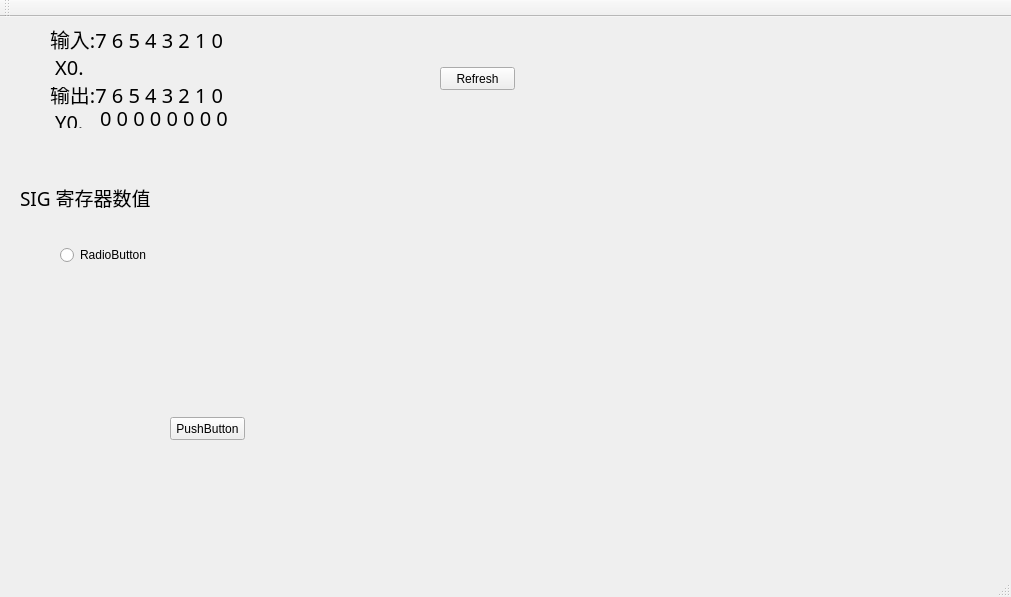
<?xml version="1.0" encoding="UTF-8"?>
<ui version="4.0">
 <class>MainWindow</class>
 <widget class="QMainWindow" name="MainWindow">
  <property name="geometry">
   <rect>
    <x>0</x>
    <y>0</y>
    <width>1011</width>
    <height>597</height>
   </rect>
  </property>
  <property name="windowTitle">
   <string>MainWindow</string>
  </property>
  <widget class="QWidget" name="centralWidget">
   <widget class="QLabel" name="label">
    <property name="geometry">
     <rect>
      <x>20</x>
      <y>170</y>
      <width>901</width>
      <height>21</height>
     </rect>
    </property>
    <property name="font">
     <font>
      <family>宋体</family>
      <pointsize>14</pointsize>
     </font>
    </property>
    <property name="text">
     <string>SIG 寄存器数值</string>
    </property>
   </widget>
   <widget class="QPushButton" name="pushButton">
    <property name="geometry">
     <rect>
      <x>170</x>
      <y>400</y>
      <width>75</width>
      <height>23</height>
     </rect>
    </property>
    <property name="text">
     <string>PushButton</string>
    </property>
   </widget>
   <widget class="QRadioButton" name="radioButton">
    <property name="geometry">
     <rect>
      <x>60</x>
      <y>230</y>
      <width>89</width>
      <height>16</height>
     </rect>
    </property>
    <property name="text">
     <string>RadioButton</string>
    </property>
   </widget>
   <widget class="QPushButton" name="pushButton_Refresh">
    <property name="geometry">
     <rect>
      <x>440</x>
      <y>50</y>
      <width>75</width>
      <height>23</height>
     </rect>
    </property>
    <property name="text">
     <string>Refresh</string>
    </property>
   </widget>
   <widget class="QLabel" name="label_Text">
    <property name="geometry">
     <rect>
      <x>50</x>
      <y>10</y>
      <width>211</width>
      <height>51</height>
     </rect>
    </property>
    <property name="font">
     <font>
      <family>宋体</family>
      <pointsize>15</pointsize>
     </font>
    </property>
    <property name="text">
     <string>输入:7 6 5 4 3 2 1 0
 X0.</string>
    </property>
   </widget>
   <widget class="QLabel" name="label_Text_2">
    <property name="geometry">
     <rect>
      <x>50</x>
      <y>70</y>
      <width>231</width>
      <height>41</height>
     </rect>
    </property>
    <property name="font">
     <font>
      <family>宋体</family>
      <pointsize>15</pointsize>
     </font>
    </property>
    <property name="text">
     <string>输出:7 6 5 4 3 2 1 0
 Y0.</string>
    </property>
   </widget>
   <widget class="QLabel" name="label_Y">
    <property name="geometry">
     <rect>
      <x>100</x>
      <y>91</y>
      <width>151</width>
      <height>20</height>
     </rect>
    </property>
    <property name="font">
     <font>
      <family>宋体</family>
      <pointsize>15</pointsize>
     </font>
    </property>
    <property name="text">
     <string>0 0 0 0 0 0 0 0</string>
    </property>
   </widget>
   <widget class="QWidget" name="">
    <property name="geometry">
     <rect>
      <x>160</x>
      <y>40</y>
      <width>153</width>
      <height>20</height>
     </rect>
    </property>
    <layout class="QHBoxLayout" name="horizontalLayout">
     <item>
      <widget class="QCheckBox" name="checkBox_X_7">
       <property name="font">
        <font>
         <family>宋体</family>
         <pointsize>12</pointsize>
        </font>
       </property>
       <property name="text">
        <string/>
       </property>
      </widget>
     </item>
     <item>
      <widget class="QCheckBox" name="checkBox_X_6">
       <property name="font">
        <font>
         <family>宋体</family>
         <pointsize>12</pointsize>
        </font>
       </property>
       <property name="text">
        <string/>
       </property>
      </widget>
     </item>
     <item>
      <widget class="QCheckBox" name="checkBox_X_5">
       <property name="font">
        <font>
         <family>宋体</family>
         <pointsize>12</pointsize>
        </font>
       </property>
       <property name="text">
        <string/>
       </property>
      </widget>
     </item>
     <item>
      <widget class="QCheckBox" name="checkBox_X_4">
       <property name="font">
        <font>
         <family>宋体</family>
         <pointsize>12</pointsize>
        </font>
       </property>
       <property name="text">
        <string/>
       </property>
      </widget>
     </item>
     <item>
      <widget class="QCheckBox" name="checkBox_X_3">
       <property name="font">
        <font>
         <family>宋体</family>
         <pointsize>12</pointsize>
        </font>
       </property>
       <property name="text">
        <string/>
       </property>
      </widget>
     </item>
     <item>
      <widget class="QCheckBox" name="checkBox_X_2">
       <property name="font">
        <font>
         <family>宋体</family>
         <pointsize>12</pointsize>
        </font>
       </property>
       <property name="text">
        <string/>
       </property>
      </widget>
     </item>
     <item>
      <widget class="QCheckBox" name="checkBox_X_1">
       <property name="font">
        <font>
         <family>宋体</family>
         <pointsize>12</pointsize>
        </font>
       </property>
       <property name="text">
        <string/>
       </property>
      </widget>
     </item>
     <item>
      <widget class="QCheckBox" name="checkBox_X_0">
       <property name="font">
        <font>
         <family>宋体</family>
         <pointsize>12</pointsize>
        </font>
       </property>
       <property name="text">
        <string/>
       </property>
      </widget>
     </item>
    </layout>
    <zorder>checkBox_X_3</zorder>
    <zorder>checkBox_X_6</zorder>
   </widget>
   <zorder>label_Text</zorder>
   <zorder>label</zorder>
   <zorder>pushButton</zorder>
   <zorder>radioButton</zorder>
   <zorder>checkBox_X_0</zorder>
   <zorder>groupBox_2</zorder>
   <zorder>label_Text_2</zorder>
   <zorder>pushButton_Refresh</zorder>
   <zorder>checkBox_X_0</zorder>
   <zorder>checkBox_X_2</zorder>
   <zorder>checkBox_X_1</zorder>
   <zorder>checkBox_X_3</zorder>
   <zorder>checkBox_X_4</zorder>
   <zorder>checkBox_X_6</zorder>
   <zorder>checkBox_X_5</zorder>
   <zorder>checkBox_X_7</zorder>
   <zorder>checkBox_X_3</zorder>
   <zorder>label_Text_2</zorder>
   <zorder>label_Y</zorder>
  </widget>
  <widget class="QMenuBar" name="menuBar">
   <property name="geometry">
    <rect>
     <x>0</x>
     <y>0</y>
     <width>1011</width>
     <height>23</height>
    </rect>
   </property>
  </widget>
  <widget class="QToolBar" name="mainToolBar">
   <attribute name="toolBarArea">
    <enum>TopToolBarArea</enum>
   </attribute>
   <attribute name="toolBarBreak">
    <bool>false</bool>
   </attribute>
  </widget>
  <widget class="QStatusBar" name="statusBar"/>
 </widget>
 <layoutdefault spacing="6" margin="11"/>
 <resources/>
 <connections/>
</ui>
